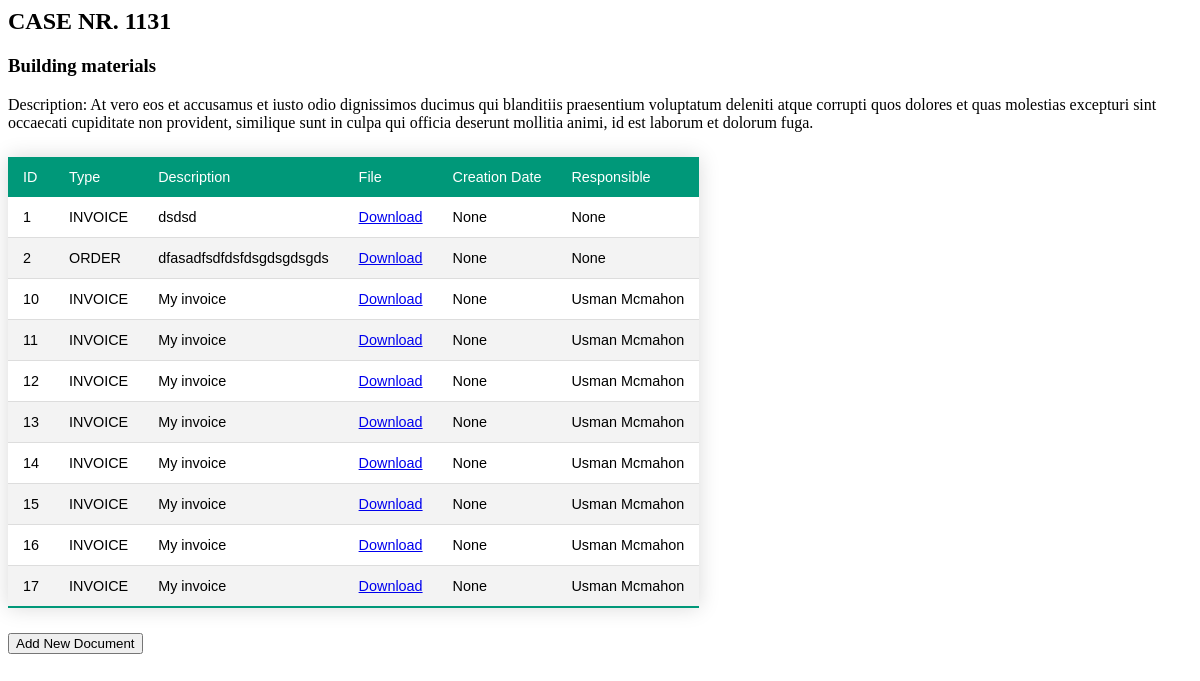
The app's page /output?case_id=1131, older data.
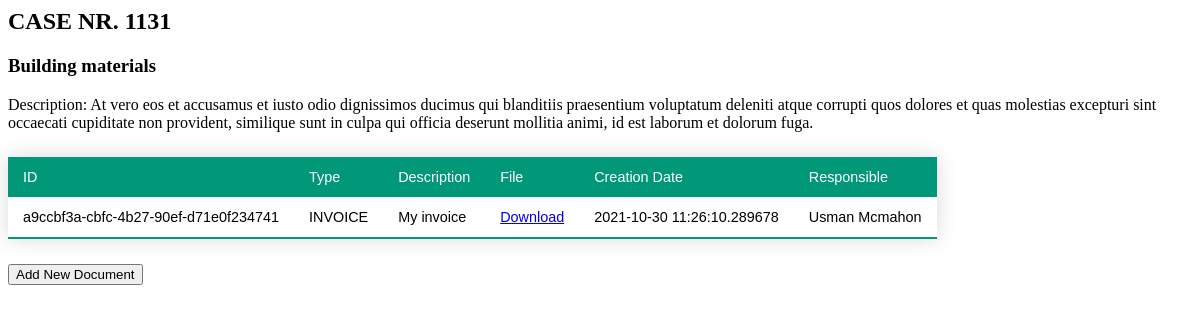
The same page, newer data.
### tables this page shows
CREATE TABLE CASES (ID INTEGER PRIMARY KEY AUTOINCREMENT UNIQUE, TITLE TEXT (40) NOT NULL, DESCRIPTION TEXT (500) NOT NULL, "CREATION DATE" DATE NOT NULL, CREATOR REFERENCES USERS (ID), PRICE NOT NULL);

CREATE TABLE DOCUMENTS (ID PRIMARY KEY NOT NULL, TYPE, FILE_PATH, CASE_ID, DESCRIPTION, CREATION_DATE, RESPONSIBLE);

### app.py (the view)
@app.route('/output', methods = ['GET', 'POST'])
def output():
    value = request.args.get('case_id')
    con = sql.connect(DATABASE)
    con.row_factory = sql.Row
    cur = con.cursor()
    cur.execute("SELECT * from CASES WHERE ID IS %s" %value)
    case_info = cur.fetchall()[0];
    cur.execute("SELECT * from DOCUMENTS WHERE CASE_ID IS %s" %value)
    documents = cur.fetchall();
    if request.method == "POST":
        case_id = request.form.get("case_id", None)
        return redirect(url_for("add"), case_id = case_id)
    return render_template("output.html", case_info  = case_info, documents = documents, dir = current_app.root_path)

### templates/output.html (shortened to what this page needs)
<html>
  <head>
  </head>
  <body>
    <h2>CASE NR. {{ case_info[0] }}</h2>
    <div>
      <h3>{{ case_info[1] }}</h3>
      </div>
    <div>
        Description: {{ case_info[2] }}
    </div>
    <table id="myTable" class="styled-table  table-responsive">
                        <thead>
                            <td>ID</td>
                            <td>Type</td>
                            <td>Description</td>
                            <td>File</td>
                            <td>Creation Date</td>
                            <td>Responsible</td>
                        </thead>
                        {% for row in documents %}
                        <td>{{row["ID"]}}</td>
                        <td>{{row["TYPE"]}}</td>
                        <td>{{row["DESCRIPTION"]}}</td>
                        <td><a href = {{row["FILE_PATH"]}} target="_blank"> Download </a></td>
                        <td>{{row["CREATION_DATE"]}}</td>
                        <td>{{row["RESPONSIBLE"]}}</td>
         {% endfor %}
        </table>
        <form action="/add" method="get">
             <input type="submit"  value="Add New Document">
        </form>
  </body>
</html>

### templates/output.html (style rules this page uses)
.styled-table { border-collapse: collapse; margin: 25px 0; font-size: 0.9em; font-family: sans-serif; min-width: 400px; box-shadow: 0 0 20px rgba(0, 0, 0, 0.15); }
.styled-table th, .styled-table td { padding: 12px 15px; }

Row changes from the older to the newer data that the page shows:
removed DOCUMENTS: ID "1", TYPE "INVOICE", DESCRIPTION "dsdsd", CREATION_DATE "None", RESPONSIBLE "None"
removed DOCUMENTS: ID "2", TYPE "ORDER", DESCRIPTION "dfasadfsdfdsfdsgdsgdsgds", CREATION_DATE "None", RESPONSIBLE "None"
removed DOCUMENTS: ID "10", TYPE "INVOICE", DESCRIPTION "My invoice", CREATION_DATE "None", RESPONSIBLE "Usman Mcmahon"
removed DOCUMENTS: ID "11", TYPE "INVOICE", DESCRIPTION "My invoice", CREATION_DATE "None", RESPONSIBLE "Usman Mcmahon"
removed DOCUMENTS: ID "12", TYPE "INVOICE", DESCRIPTION "My invoice", CREATION_DATE "None", RESPONSIBLE "Usman Mcmahon"
removed DOCUMENTS: ID "13", TYPE "INVOICE", DESCRIPTION "My invoice", CREATION_DATE "None", RESPONSIBLE "Usman Mcmahon"
removed DOCUMENTS: ID "14", TYPE "INVOICE", DESCRIPTION "My invoice", CREATION_DATE "None", RESPONSIBLE "Usman Mcmahon"
removed DOCUMENTS: ID "15", TYPE "INVOICE", DESCRIPTION "My invoice", CREATION_DATE "None", RESPONSIBLE "Usman Mcmahon"
removed DOCUMENTS: ID "16", TYPE "INVOICE", DESCRIPTION "My invoice", CREATION_DATE "None", RESPONSIBLE "Usman Mcmahon"
removed DOCUMENTS: ID "17", TYPE "INVOICE", DESCRIPTION "My invoice", CREATION_DATE "None", RESPONSIBLE "Usman Mcmahon"
added DOCUMENTS: ID "a9ccbf3a-cbfc-4b27-90ef-d71e0f234741", TYPE "INVOICE", DESCRIPTION "My invoice", CREATION_DATE "2021-10-30 11:26:10.289678", RESPONSIBLE "Usman Mcmahon"
